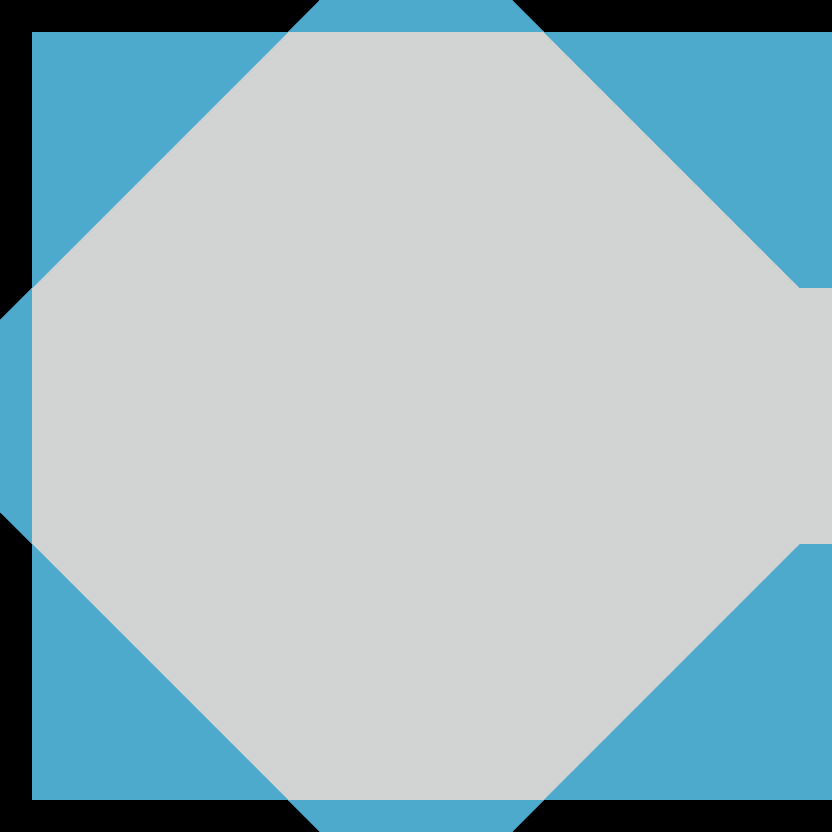

This game map was drawn from its Tiled (.tmx) file and the tilesets committed beside it. A one-line description and the trimmed map source follow:
An orthogonal 26x26 tile map with 32x32 px tiles, 1 tile layer (tiles) and 9 objects.

<map version="1.0" orientation="orthogonal" renderorder="right-down" width="26" height="26" tilewidth="32" tileheight="32">
 <tileset firstgid="1" name="temptiles" tilewidth="32" tileheight="32" margin="1" spacing="2">
  <image source="temptiles.png" width="170" height="170" />
 </tileset>
 <layer name="tiles" width="26" height="26">
  <data>[676 cells, 624 non-empty, 10 distinct tile ids]</data>
 </layer>
 <objectgroup name="collision">
  <object x="34" y="288">
   <polygon points="0,0 255,-255 -2,-257" />
  </object>
  <object x="-3" y="256" width="36" height="318" />
  <object x="35" y="546">
   <polygon points="0,0 253,254 -2,254" />
  </object>
  <object x="255" y="802" width="355" height="29" />
  <object x="577" y="804">
   <polygon points="-35,0 222,-257 224,-3" />
  </object>
  <object x="257" y="1" width="320" height="32" />
  <object x="545" y="34">
   <polygon points="0,0 253,-1 255,251" />
  </object>
  <object x="798" y="29" width="32" height="259" />
  <object x="799" y="542" width="32" height="259" />
 </objectgroup>
</map>
